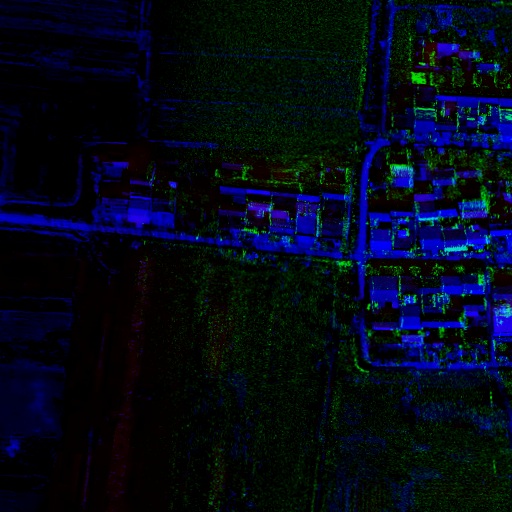
#> input picture fusion3.png, 512 x 512 px
$ jupyter execute methodeCS_PCA.ipynb
#> lines starting #> are read from the running program, lines starting #| are printed output that depends on the picture
[cell 1]
import cv2
import numpy as np
from sklearn.decomposition import PCA

def load_and_preprocess_images(optical_path, radar_path):
#> called with optical_path = 'fusion3.png', radar_path = 'fusion3.png'
    optical_image = cv2.imread(optical_path)
#> optical_image is the input picture: shape (512, 512, 3); mean B, G, R 23.8, 9.5, 2.6
    radar_image = cv2.imread(radar_path, cv2.IMREAD_GRAYSCALE)
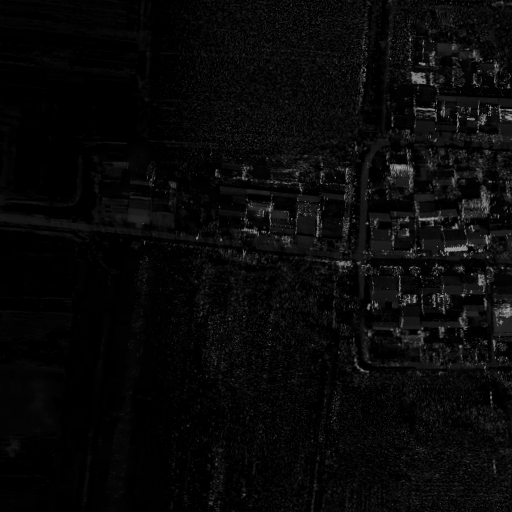
#> radar_image: shape (512, 512); min 0, max 160, mean 8.7

    # S'assurer que les dimensions des images correspondent
    if optical_image.shape[:2] != radar_image.shape[:2]:
        radar_image = cv2.resize(radar_image, (optical_image.shape[1], optical_image.shape[0]))

    return optical_image, radar_image

def apply_pca(optical_image, radar_image):
    # Redimensionner les images pour l'ACP
    optical_reshaped = optical_image.reshape(-1, 3)
    radar_reshaped = radar_image.flatten().reshape(-1, 1)

    # Combiner les deux images
    combined = np.hstack((optical_reshaped, radar_reshaped))

    # Appliquer l'ACP
    pca = PCA(n_components=3)
    pca_result = pca.fit_transform(combined)

    return pca_result

def reconstruct_image(pca_result, optical_shape):
    # Reconstituer l'image à partir des composantes principales
#> called with pca_result = array of shape (262144, 3), optical_shape = (512, 512, 3)
    reconstructed_image = pca_result.reshape(optical_shape[0], optical_shape[1], 3)
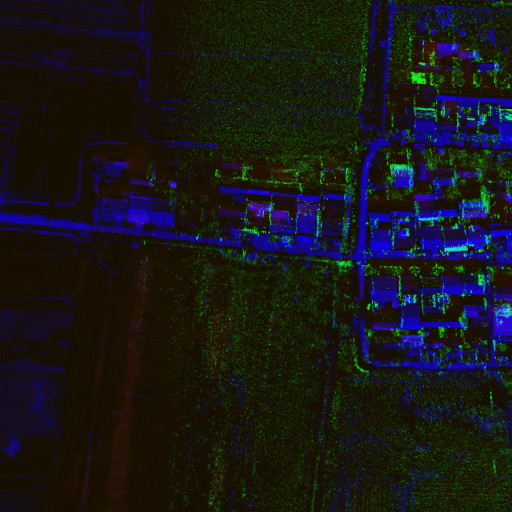
#> reconstructed_image: shape (512, 512, 3) float64; mean of channels 0, 1, 2 0, 0, 0; drawn with min black and max white
    return np.clip(reconstructed_image, 0, 255).astype(np.uint8)
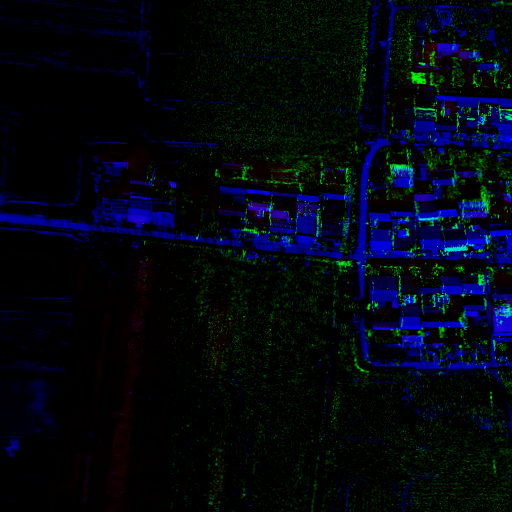
#> returned value: shape (512, 512, 3); mean of channels 0, 1, 2 16.3, 7, 1.6; drawn as B, G, R

def fuse_images(optical_path, radar_path):
    optical_image, radar_image = load_and_preprocess_images(optical_path, radar_path)

    # Appliquer l'ACP
    pca_result = apply_pca(optical_image, radar_image)

    # Reconstituer l'image fusionnée
    fused_image = reconstruct_image(pca_result, optical_image.shape)

    return fused_image

# Chemins vers les images
optical_path = 'fusion3.png'
radar_path = 'fusion3.png'

# Fusionner les images
fused_image = fuse_images(optical_path, radar_path)

# Afficher le résultat
cv2.imshow('Fused Image', fused_image)
cv2.waitKey(0)
cv2.destroyAllWindows()

$ run again, with fusion1.png copied over fusion3.png
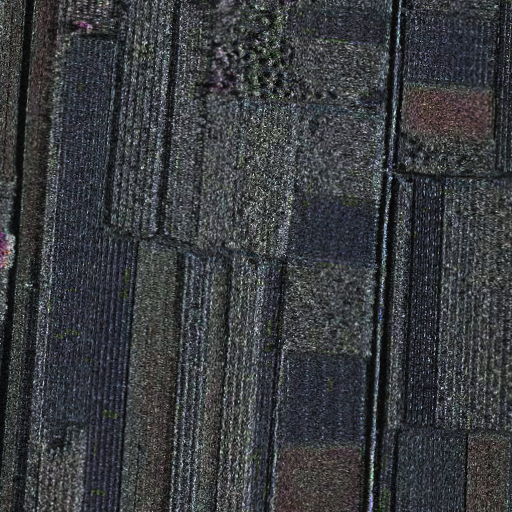
#> input picture fusion1.png, 512 x 512 px
#> in load_and_preprocess_images, optical_image is the input picture: shape (512, 512, 3); mean B, G, R 63, 59.7, 57.3
#> in reconstruct_image, `reconstructed_image = pca_result.reshape(optical_shape[0], optical_sha..`:
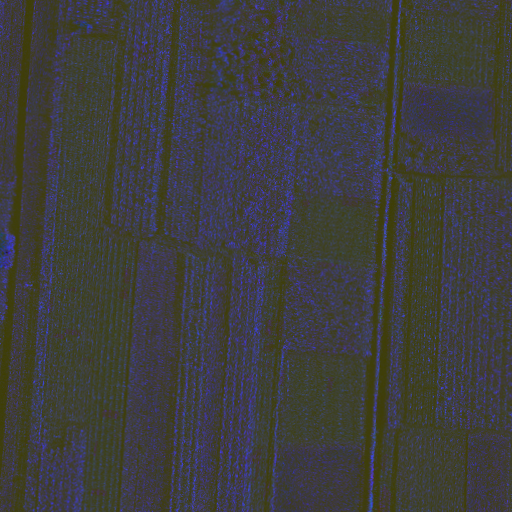
#> reconstructed_image: shape (512, 512, 3) float64; mean of channels 0, 1, 2 0, 0, 0; drawn with min black and max white
#> in reconstruct_image, `return np.clip(reconstructed_image, 0, 255).astype(np.uint8)`:
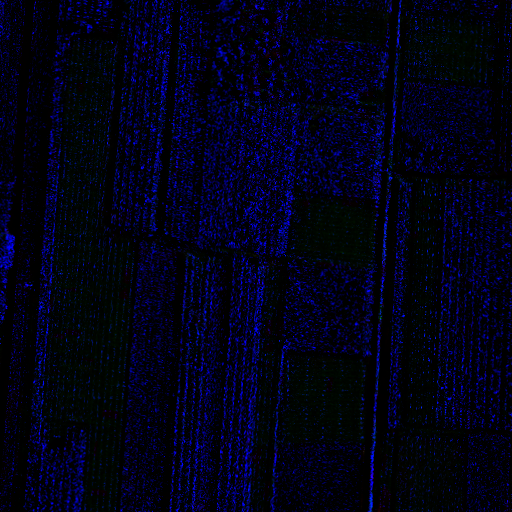
#> returned value: shape (512, 512, 3); mean of channels 0, 1, 2 22.1, 1.7, 0.7; drawn as B, G, R

$ run again, with fusion11.png copied over fusion3.png
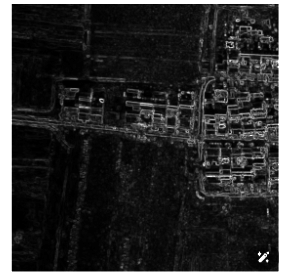
#> input picture fusion11.png, 284 x 277 px
#> in load_and_preprocess_images, optical_image is the input picture: shape (277, 284, 3); min 0, max 255, mean 46.3
#> in reconstruct_image, `reconstructed_image = pca_result.reshape(optical_shape[0], optical_sha..`:
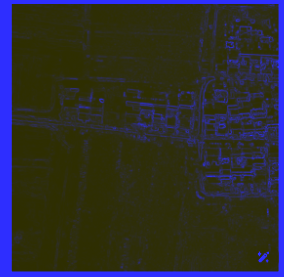
#> reconstructed_image: shape (277, 284, 3) float64; mean of channels 0, 1, 2 0, 0, 0; drawn with min black and max white
#> in reconstruct_image, `return np.clip(reconstructed_image, 0, 255).astype(np.uint8)`:
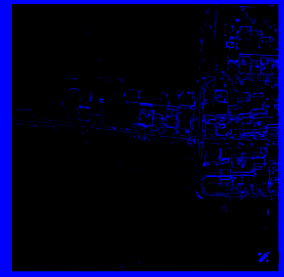
#> returned value: shape (277, 284, 3); mean of channels 0, 1, 2 33.5, 0, 0; drawn as B, G, R

$ run again, with fusion2.png copied over fusion3.png
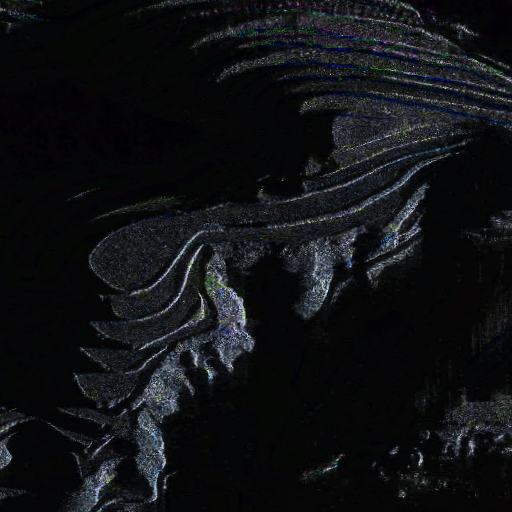
#> input picture fusion2.png, 512 x 512 px
#> in load_and_preprocess_images, optical_image is the input picture: shape (512, 512, 3); mean B, G, R 20.1, 17.7, 16
#> in reconstruct_image, `reconstructed_image = pca_result.reshape(optical_shape[0], optical_sha..`:
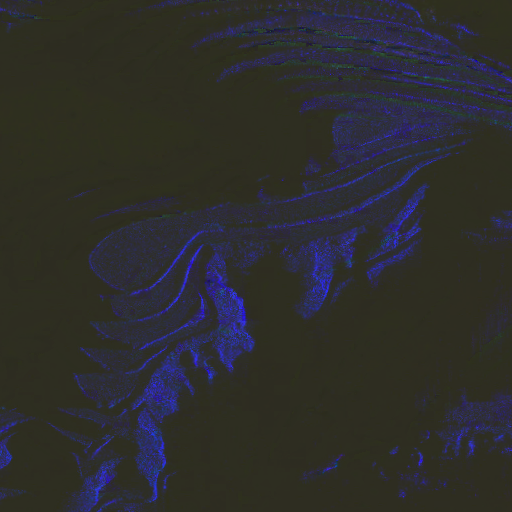
#> reconstructed_image: shape (512, 512, 3) float64; mean of channels 0, 1, 2 0, 0, 0; drawn with min black and max white
#> in reconstruct_image, `return np.clip(reconstructed_image, 0, 255).astype(np.uint8)`:
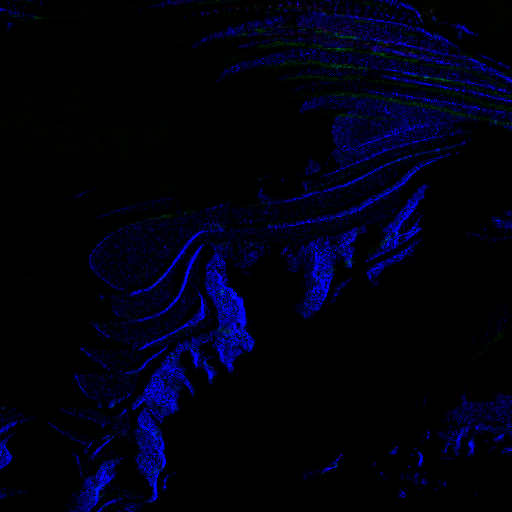
#> returned value: shape (512, 512, 3); mean of channels 0, 1, 2 15.7, 0.9, 0.4; drawn as B, G, R
